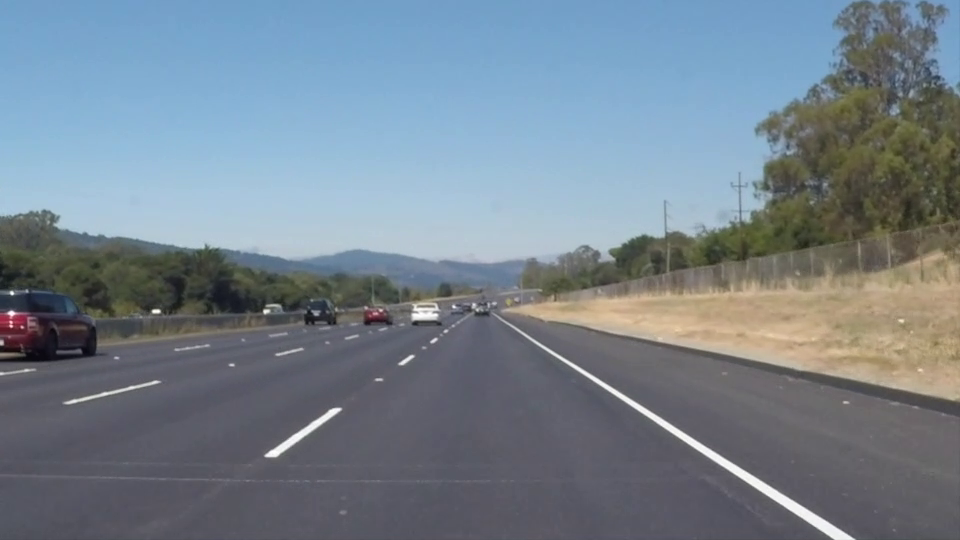
#> input picture frame 22 of test_videos/project_video01.mp4, 960 x 540 px
$ python zad8.py
#> lines starting #> are read from the running program, lines starting #| are printed output that depends on the picture; after the words box and inside, x2 and y2 are one past the last pixel; in counts of white or black regions, pixels touching at a corner belong together
### calibration.py
import numpy as np
import cv2
import glob
import os

def get_calibration_params():

    calib_path = 'result_files/calib.npz'

    if os.path.exists(calib_path):
        print("Loading calibration parameters")
        data = np.load(calib_path)
        return data['mtx'], data['dist']

    rows = 6
    cols = 9

    criteria = (cv2.TERM_CRITERIA_MAX_ITER + cv2.TERM_CRITERIA_EPS, 30, 0.001)

    objectPoints = np.zeros((rows * cols, 3), np.float32)
    objectPoints[:, :2] = np.mgrid[0:rows, 0:cols].T.reshape(-1, 2)

    objectPointsArray = []
    imgPointsArray = []

    # Kalibracija se primenjuje na slike iz direktorijuma camera_cal
    images = glob.glob('camera_cal/calibration*.jpg')

    for path in images:
        img = cv2.imread(path)
        gray = cv2.cvtColor(img, cv2.COLOR_BGR2GRAY)

        # Nalazenje uglova na tabli
        ret, corners = cv2.findChessboardCorners(gray, (rows, cols), None)

        if ret:
            corners = cv2.cornerSubPix(gray, corners, (11, 11), (-1, -1), criteria)

            objectPointsArray.append(objectPoints)
            imgPointsArray.append(corners)

            # Crtanje uglova na slici
            cv2.drawChessboardCorners(img, (rows, cols), corners, ret)


    cv2.destroyAllWindows()

    # Cuvanje rezultata kalibracije
    ret, mtx, dist, rvecs, tvecs = cv2.calibrateCamera(objectPointsArray, imgPointsArray, gray.shape[::-1], None, None)

    # Kreiranje foldera ako ne postoji
    if not os.path.exists('result_files'):
        os.makedirs('result_files')
    np.savez(calib_path, mtx=mtx, dist=dist, rvecs=rvecs, tvecs=tvecs)

    # Ispis greske pri kalibraciji
    error = 0
    for i in range(len(objectPointsArray)):
        imgPoints, _ = cv2.projectPoints(objectPointsArray[i], rvecs[i], tvecs[i], mtx, dist)
        error += cv2.norm(imgPointsArray[i], imgPoints, cv2.NORM_L2) / len(imgPoints)

    print("Total error: ", error / len(objectPointsArray))

    return mtx, dist

### zad8.py
import numpy as np
import cv2 as cv
import os
import glob
from calibration import get_calibration_params

# --- 2. POMOĆNE FUNKCIJE ---
"""
def get_binary_video(img):
    lab = cv.cvtColor(img, cv.COLOR_BGR2LAB)
    b_channel = lab[:,:,2]
    hls = cv.cvtColor(img, cv.COLOR_BGR2HLS)
    l_channel, s_channel = hls[:,:,1], hls[:,:,2]

    yellow_binary = np.zeros_like(b_channel)
    yellow_binary[(b_channel > 155)] = 1
    white_binary = np.zeros_like(l_channel)
    white_binary[(l_channel > 200)] = 1

    gray = cv.cvtColor(img, cv.COLOR_BGR2GRAY)
    sobelx = cv.Sobel(gray, cv.CV_64F, 1, 0, ksize=3)
    abs_sobelx = np.absolute(sobelx)
    scaled_sobel = np.uint8(255 * abs_sobelx / np.max(abs_sobelx))

    sx_binary = np.zeros_like(scaled_sobel)
    sx_binary[(scaled_sobel >= 30) & (scaled_sobel <= 100)] = 1

    combined = np.zeros_like(sx_binary)
    combined[(yellow_binary == 1) | (white_binary == 1) | ((sx_binary == 1) & (s_channel > 100))] = 1
    return combined
    """
def get_binary_video(img):
    # Konverzija u LAB prostor
    lab = cv.cvtColor(img, cv.COLOR_BGR2LAB)
    l_channel = lab[:,:,0] # Lightness (za bele linije)
    b_channel = lab[:,:,2] # Blue-Yellow (za z linije)

    # Detekcija zute boje (B kanal u LAB je koristan za ovo)
    yellow_binary = np.zeros_like(b_channel)
    yellow_binary[(b_channel > 155)] = 1

    # Detekcija bele boje (L kanal)
    white_binary = np.zeros_like(l_channel)
    white_binary[(l_channel > 210)] = 1 # Visok prag za preciznost

    # Sobel gradijent po x-osi (ivice)
    gray = cv.cvtColor(img, cv.COLOR_BGR2GRAY)
    sobelx = cv.Sobel(gray, cv.CV_64F, 1, 0, ksize=3)
    abs_sobelx = np.absolute(sobelx)
    scaled_sobel = np.uint8(255 * abs_sobelx / np.max(abs_sobelx))

    sx_binary = np.zeros_like(scaled_sobel)
    sx_binary[(scaled_sobel >= 30) & (scaled_sobel <= 100)] = 1

    # Kombinovanje: Zuta ILI Bela ILI (Sobel ivice gde je osvetljenost dovoljna)
    combined = np.zeros_like(sx_binary)
    combined[(yellow_binary == 1) | (white_binary == 1) | ((sx_binary == 1) & (l_channel > 150))] = 1

    return combined

def find_lane_pixels_video(binary_warped, draw_lanes=False):
    histogram = np.sum(binary_warped[binary_warped.shape[0]//2:,:], axis=0)
    midpoint = np.int32(histogram.shape[0]//2)
    leftx_base = np.argmax(histogram[:midpoint])
    rightx_base = np.argmax(histogram[midpoint:]) + midpoint

    nwindows, margin, minpix = 9, 70, 50
    window_height = np.int32(binary_warped.shape[0]//nwindows)

    nonzero = binary_warped.nonzero()
    nonzeroy, nonzerox = np.array(nonzero[0]), np.array(nonzero[1])
    leftx_current, rightx_current = leftx_base, rightx_base
    left_lane_inds, right_lane_inds = [], []

    for window in range(nwindows):
        win_y_low = binary_warped.shape[0] - (window+1)*window_height
        win_y_high = binary_warped.shape[0] - window*window_height
        win_xleft_low, win_xleft_high = leftx_current - margin, leftx_current + margin
        win_xright_low, win_xright_high = rightx_current - margin, rightx_current + margin

        good_left = ((nonzeroy >= win_y_low) & (nonzeroy < win_y_high) & (nonzerox >= win_xleft_low) & (nonzerox < win_xleft_high)).nonzero()[0]
        good_right = ((nonzeroy >= win_y_low) & (nonzeroy < win_y_high) & (nonzerox >= win_xright_low) & (nonzerox < win_xright_high)).nonzero()[0]

        left_lane_inds.append(good_left)
        right_lane_inds.append(good_right)

        if len(good_left) > minpix: leftx_current = np.int32(np.mean(nonzerox[good_left]))
        if len(good_right) > minpix: rightx_current = np.int32(np.mean(nonzerox[good_right]))

    try:
        left_lane_inds = np.concatenate(left_lane_inds)
        right_lane_inds = np.concatenate(right_lane_inds)

        out_img = None
        if draw_lanes:
            out_img = np.dstack((binary_warped, binary_warped, binary_warped)) * 255
            out_img[nonzeroy[left_lane_inds], nonzerox[left_lane_inds]] = [0, 0, 255] # Crvena
            out_img[nonzeroy[right_lane_inds], nonzerox[right_lane_inds]] = [255, 0, 0] # Plava

        return nonzerox[left_lane_inds], nonzeroy[left_lane_inds], nonzerox[right_lane_inds], nonzeroy[right_lane_inds], out_img
    except:
        return None, None, None, None, None

def process_frame(frame, mtx, dist):
    h, w = frame.shape[:2]
    undist = cv.undistort(frame, mtx, dist, None, mtx)
    binary = get_binary_video(undist)

    src = np.float32([[w*0.45, h*0.62], [w*0.55, h*0.62], [w*0.85, h*0.95], [w*0.15, h*0.95]])
    dst = np.float32([[w*0.2, 0], [w*0.8, 0], [w*0.8, h], [w*0.2, h]])
    M = cv.getPerspectiveTransform(src, dst)
    Minv = cv.getPerspectiveTransform(dst, src)
    warped = cv.warpPerspective(binary, M, (w, h), flags=cv.INTER_LINEAR)

    lx, ly, rx, ry, _ = find_lane_pixels_video(warped)

    if lx is not None and len(lx) > 0 and len(rx) > 0:
        left_fit = np.polyfit(ly, lx, 2)
        right_fit = np.polyfit(ry, rx, 2)
        ploty = np.linspace(0, h-1, h)
        left_fitx = left_fit[0]*ploty**2 + left_fit[1]*ploty + left_fit[2]
        right_fitx = right_fit[0]*ploty**2 + right_fit[1]*ploty + right_fit[2]

        ym_per_pix, xm_per_pix = 30/720, 3.7/700
        left_fit_cr = np.polyfit(ploty*ym_per_pix, left_fitx*xm_per_pix, 2)
        right_fit_cr = np.polyfit(ploty*ym_per_pix, right_fitx*xm_per_pix, 2)

        l_rad = ((1 + (2*left_fit_cr[0]*h*ym_per_pix + left_fit_cr[1])**2)**1.5) / np.absolute(2*left_fit_cr[0])
        r_rad = ((1 + (2*right_fit_cr[0]*h*ym_per_pix + right_fit_cr[1])**2)**1.5) / np.absolute(2*right_fit_cr[0])
        offset = (((left_fitx[-1] + right_fitx[-1])/2) - (w/2)) * xm_per_pix

        warp_zero = np.zeros_like(warped).astype(np.uint8)
        color_warp = np.dstack((warp_zero, warp_zero, warp_zero))
        pts_left = np.array([np.transpose(np.vstack([left_fitx, ploty]))])
        pts_right = np.array([np.flipud(np.transpose(np.vstack([right_fitx, ploty])))])
        pts = np.hstack((pts_left, pts_right))

        cv.fillPoly(color_warp, np.int_([pts]), (0, 255, 0))
        newwarp = cv.warpPerspective(color_warp, Minv, (w, h))
        result = cv.addWeighted(undist, 1, newwarp, 0.3, 0)

        cv.putText(result, f"Radijus: {(l_rad+r_rad)/2:.1f}m", (50, 50), cv.FONT_HERSHEY_SIMPLEX, 1, (255,255,255), 2)
        cv.putText(result, f"Offset: {offset:.2f}m", (50, 100), cv.FONT_HERSHEY_SIMPLEX, 1, (255,255,255), 2)
        return result
    return undist

# --- 3. MAIN FUNKCIJA ---

def main():
    mtx, dist = get_calibration_params()
#> (reads result_files/calib.npz from the repository)

    test_img = cv.imread('test_images/test3.jpg')
    if test_img is not None:
        h, w = test_img.shape[:2]

        # Undistort
        demo_undist = cv.undistort(test_img, mtx, dist, None, mtx)
        cv.imshow('Undistort', demo_undist)
        cv.waitKey(0)

        # Binary
        demo_binary = get_binary_video(demo_undist)
        cv.imshow('Binary', demo_binary * 255)
        cv.waitKey(0)

        # Zad4: Perspective transform
        src = np.float32([[w*0.45, h*0.62], [w*0.55, h*0.62], [w*0.85, h*0.95], [w*0.15, h*0.95]])
        dst = np.float32([[w*0.2, 0], [w*0.8, 0], [w*0.8, h], [w*0.2, h]])
        M = cv.getPerspectiveTransform(src, dst)
        demo_warped = cv.warpPerspective(demo_binary, M, (w, h))
        cv.imshow('Zad4: Perspektiva', demo_warped * 255)
        cv.waitKey(0)

        #  Lane Detection sa ispisom polinoma
        lx, ly, rx, ry, demo_lanes_img = find_lane_pixels_video(demo_warped, draw_lanes=True)
        if demo_lanes_img is not None:
            # Fitovanje polinoma za prikaz
            left_fit = np.polyfit(ly, lx, 2)
            right_fit = np.polyfit(ry, rx, 2)
            ploty = np.linspace(0, h-1, h)
            left_fitx = left_fit[0]*ploty**2 + left_fit[1]*ploty + left_fit[2]
            right_fitx = right_fit[0]*ploty**2 + right_fit[1]*ploty + right_fit[2]

            # Iscrtavanje zute krive preko piksela
            for i in range(len(ploty)-1):
                cv.line(demo_lanes_img, (int(left_fitx[i]), int(ploty[i])), (int(left_fitx[i+1]), int(ploty[i+1])), (0, 255, 255), 3)
                cv.line(demo_lanes_img, (int(right_fitx[i]), int(ploty[i])), (int(right_fitx[i+1]), int(ploty[i+1])), (0, 255, 255), 3)

            # Formule polinoma
            f_left_txt = f"f_left(y) = {left_fit[0]:.2e}y^2 + {left_fit[1]:.2f}y + {left_fit[2]:.1f}"
            f_right_txt = f"f_right(y) = {right_fit[0]:.2e}y^2 + {right_fit[1]:.2f}y + {right_fit[2]:.1f}"

            cv.putText(demo_lanes_img, f_left_txt, (20, 40), cv.FONT_HERSHEY_SIMPLEX, 0.6, (0, 255, 255), 2)
            cv.putText(demo_lanes_img, f_right_txt, (20, 70), cv.FONT_HERSHEY_SIMPLEX, 0.6, (0, 255, 255), 2)

            cv.imshow('Detekcija linija (L-Crvena, D-Plava)', demo_lanes_img)
            cv.waitKey(0)

        # Final Result on Image
        demo_final = process_frame(test_img, mtx, dist)
        cv.imshow('Finalna slika', demo_final)

        print("Pritisni taster da ugasis slike i pokrenes video...")
        cv.waitKey(0)
        cv.destroyAllWindows()

    # 3. VIDEO PROCESIRANJE (Zad8)
    input_path = 'test_videos/project_video01.mp4'
    output_path = 'result_files/final_video_opencv.avi'

    cap = cv.VideoCapture(input_path)
    if not cap.isOpened(): return

    width = int(cap.get(cv.CAP_PROP_FRAME_WIDTH))
    height = int(cap.get(cv.CAP_PROP_FRAME_HEIGHT))
    fps = cap.get(cv.CAP_PROP_FPS)
    out = cv.VideoWriter(output_path, cv.VideoWriter_fourcc(*'XVID'), fps, (width, height))

    while cap.isOpened():
        ret, frame = cap.read()
#> frame is the input picture: shape (540, 960, 3); mean B, G, R 141.9, 130.7, 117.7
        if not ret: break
        processed = process_frame(frame, mtx, dist)
#> in get_binary_video, `l_channel = lab[:,:,0]`:
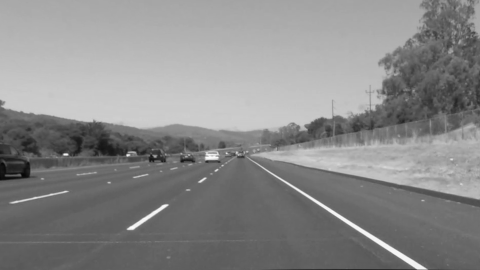
#> l_channel: shape (540, 960) (shown at 1/2 size); min 0, max 254, mean 137.2
#> in get_binary_video, `sobelx = cv.Sobel(gray, cv.CV_64F, 1, 0, ksize=3)`:
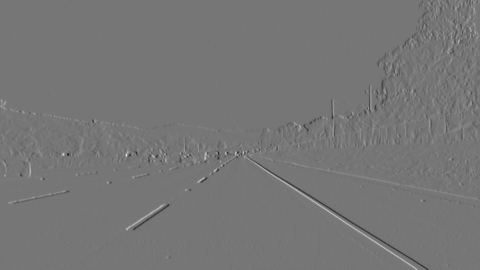
#> sobelx: shape (540, 960) float64 (shown at 1/2 size); min -418, max 483, mean 0; drawn with min black and max white
#> in process_frame, `binary = get_binary_video(undist)`:
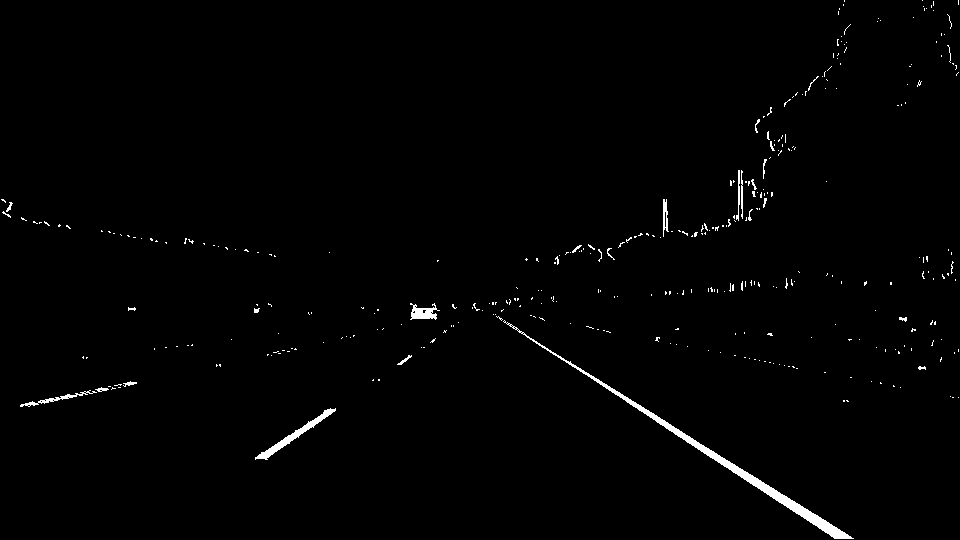
#> binary: shape (540, 960); values 0 (black) and 1 (white), 1.1% white; 354 white regions (330 under 20 px), largest, box (x1, y1, x2, y2) and area: (503, 320, 854, 539) 2309, (255, 408, 336, 460) 573, (410, 303, 440, 320) 282
#> in process_frame, `warped = cv.warpPerspective(binary, M, (w, h), flags=cv.INTER_LINEAR)`:
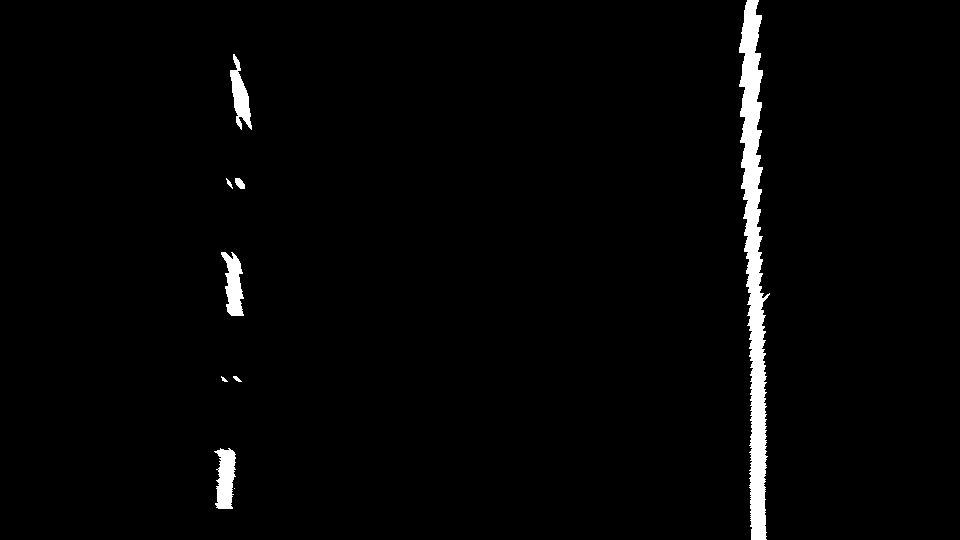
#> warped: shape (540, 960); values 0 (black) and 1 (white), 2.1% white; 9 white regions (1 under 20 px), largest, box (x1, y1, x2, y2) and area: (739, 0, 770, 540) 8309, (214, 448, 236, 509) 945, (221, 252, 244, 316) 893
#> in find_lane_pixels_video, `histogram = np.sum(binary_warped[binary_warped.shape[0]//2:,:], axis=0)`: histogram = 960 values, max 270 at index 753, min 0 at index 0, mean 5.86
#> in find_lane_pixels_video, `leftx_base = np.argmax(histogram[:midpoint])`: leftx_base = 229
#> in find_lane_pixels_video, `rightx_base = np.argmax(histogram[midpoint:]) + midpoint`: rightx_base = 753
#> in find_lane_pixels_video, `nonzero = binary_warped.nonzero()`: nonzero = 11097 positions, rows 0 to 539, columns 214 to 769
#> in find_lane_pixels_video, `nonzeroy, nonzerox = np.array(nonzero[0]), np.array(nonzero[1])`: nonzeroy = 11097 values from 0 to 539; nonzerox = 11097 values, max 769 at index 6143, min 214 at index 8821, mean 622.9
#> in find_lane_pixels_video, `leftx_current, rightx_current = leftx_base, rightx_base`: leftx_current = 229; rightx_current = 753
#> the loop in find_lane_pixels_video, `for window in range(nwindows):` made 9 passes
#> (win_xleft_low, win_xleft_high, win_xright_low, win_xright_high, leftx_current, rightx_current) on passes 1, 2, 4, 5, 6, 7, 8: (159, 299, 683, 823, 224, 757), (154, 294, 687, 827, 226, 757), (156, 296, 687, 827, 234, 756), (164, 304, 686, 826, 232, 753), (162, 302, 683, 823, 236, 751), (166, 306, 681, 821, 242, 750), (172, 312, 680, 820, 239, 750)
#> after the loop in find_lane_pixels_video, `for window in range(nwindows):`: left_lane_inds = 9 items
#> in find_lane_pixels_video, `left_lane_inds = np.concatenate(left_lane_inds)`: left_lane_inds = 2788 values, max 10611 at index 448, min 842 at index 2768, mean 6024.8
#> in find_lane_pixels_video, `right_lane_inds = np.concatenate(right_lane_inds)`: right_lane_inds = 8309 values, max 11096 at index 902, min 0 at index 7369, mean 5388
#> in process_frame, `lx, ly, rx, ry, _ = find_lane_pixels_video(warped)`: lx = 2788 values, max 251 at index 2035, min 214 at index 474, mean 232.5; ly = 2788 values, max 508 at index 434, min 54 at index 2768, mean 294.2; rx = 8309 values, max 769 at index 4289, min 739 at index 6733, mean 753.9; ry = 8309 values, max 539 at index 887, min 0 at index 7369, mean 262.7
#> in process_frame, `left_fit = np.polyfit(ly, lx, 2)`: left_fit = [-4.23e-05, -0.0122, 240.7]
#> in process_frame, `right_fit = np.polyfit(ry, rx, 2)`: right_fit = [7.73e-07, 0.0188, 748.9]
#> in process_frame, `left_fitx = left_fit[0]*ploty**2 + left_fit[1]*ploty + left_fit[2]`: left_fitx = 540 values, max 240.7 at index 0, min 221.9 at index 539, mean 233.4
#> in process_frame, `right_fitx = right_fit[0]*ploty**2 + right_fit[1]*ploty + right_fit[2]`: right_fitx = 540 values from 748.9 to 759.2
#> in process_frame, `left_fit_cr = np.polyfit(ploty*ym_per_pix, left_fitx*xm_per_pix, 2)`: left_fit_cr = [-0.000129, -0.00155, 1.27]
#> in process_frame, `right_fit_cr = np.polyfit(ploty*ym_per_pix, right_fitx*xm_per_pix, 2)`: right_fit_cr = [2.35e-06, 0.00239, 3.96]
#> in process_frame, `l_rad = ((1 + (2*left_fit_cr[0]*h*ym_per_pix + left_fit_cr[1])**2)**1...`: l_rad = 3878.4
#> in process_frame, `r_rad = ((1 + (2*right_fit_cr[0]*h*ym_per_pix + right_fit_cr[1])**2)**..`: r_rad = 212384.9
#> in process_frame, `offset = (((left_fitx[-1] + right_fitx[-1])/2) - (w/2)) * xm_per_pix`: offset = 0.0557
#> in process_frame, `pts_left = np.array([np.transpose(np.vstack([left_fitx, ploty]))])`: pts_left = 540 pairs, first value 221.9 to 240.7, second value 0 to 539
#> in process_frame, `pts_right = np.array([np.flipud(np.transpose(np.vstack([right_fitx, pl..`: pts_right = 540 pairs, first value 748.9 to 759.2, second value 0 to 539
#> in process_frame, `pts = np.hstack((pts_left, pts_right))`: pts = 1080 pairs, first value 221.9 to 759.2, second value 0 to 539
#> in process_frame, `cv.fillPoly(color_warp, np.int_([pts]), (0, 255, 0))`:
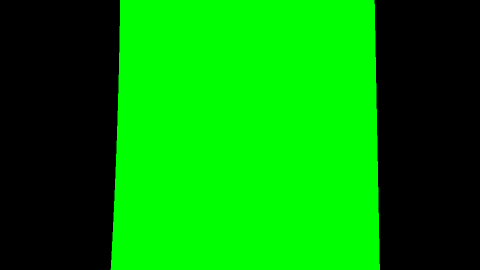
#> color_warp: shape (540, 960, 3) (shown at 1/2 size); mean of channels 0, 1, 2 0, 138.6, 0; drawn as B, G, R
#> in process_frame, `newwarp = cv.warpPerspective(color_warp, Minv, (w, h))`:
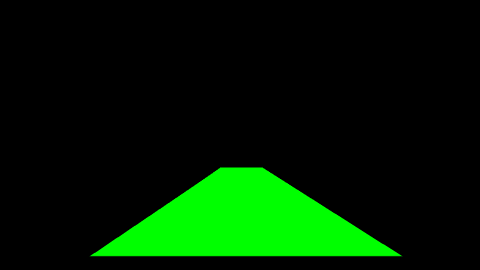
#> newwarp: shape (540, 960, 3) (shown at 1/2 size); mean of channels 0, 1, 2 0, 30.8, 0; drawn as B, G, R
#> in process_frame, `cv.putText(result, f"Offset: {offset:.2f}m", (50, 100), cv.FONT_HERSHE..`:
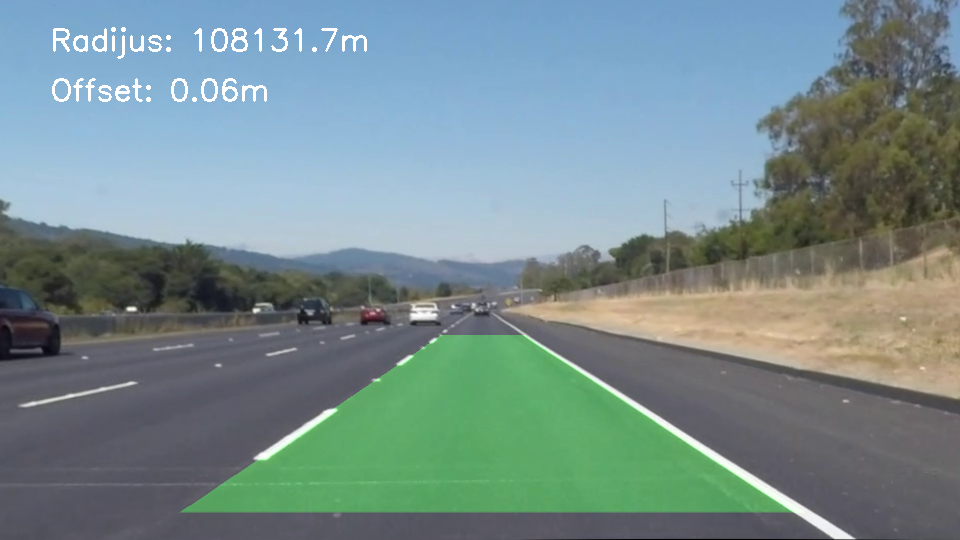
#> result: shape (540, 960, 3); mean B, G, R 142.3, 140.9, 119.3
        out.write(processed)
        cv.imshow('Lane Detection Video', processed)
        if cv.waitKey(1) & 0xFF == ord('q'): break
#> (key q is pressed here)

    cap.release()
    out.release()
    cv.destroyAllWindows()

if __name__ == "__main__":
    main()
